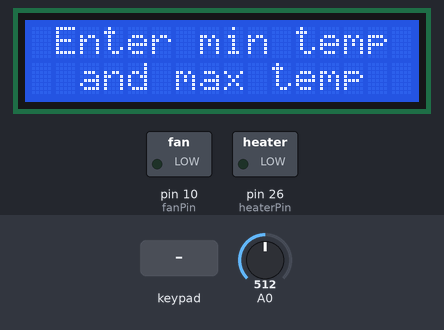
A sketch run on a simulated Arduino Mega 2560, built with avr-gcc and run on an emulated ATmega2560. Shown: 16×2 character LCD, switched loads named in the sketch (green lamp = pin HIGH). Inputs (shaded band) come from the test bench; at power-on: A0 = 512.

Above: at 1.1 s.
At 2.8 s:
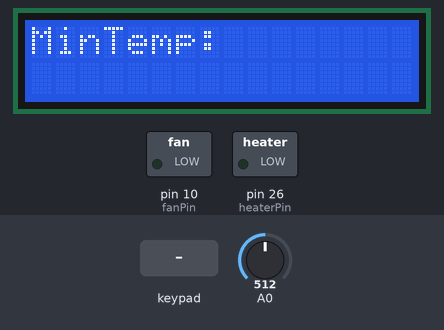
2.9 s: keypad keys 9 8 7 6 # pressed 0.4 s apart
At 4.9 s:
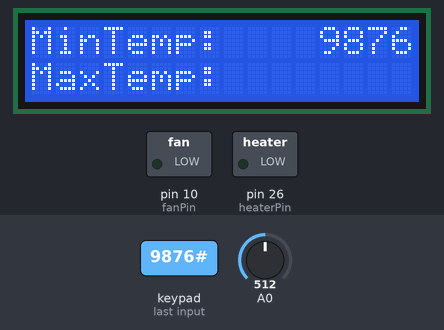
6.4 s: key '#' pressed
At 10.2 s:
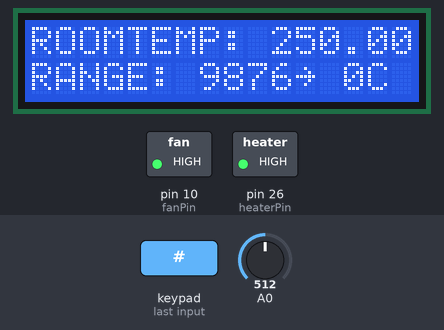
Timing chart, 0 to 11.7 s (numbered marks = the images above; inputs shaded):
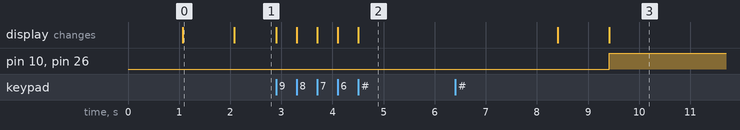

The sketch:

Temperature_Control_System.ino
```cpp
// include relevant libraries
#include <Key.h>
#include <Keypad.h>
#include <LiquidCrystal.h>

// initialize the temperature sensor, fan and heater pins and needed variables
int sampleTime = 1000;
double temp;
int set1; int set2;
int fanPin = 10;
int heaterPin = 26;

// initialize the  LCD library with the numbers of the interface pins
LiquidCrystal lcd(12, 11, 22, 23, 24, 25);
int cursorColumn = 14;

// initialize the keypad library
const byte ROWS = 4; //four rows
const byte COLS = 3; //three columns
char keys[ROWS][COLS] = {
  {'1','2','3'},
  {'4','5','6'},
  {'7','8','9'},
  {'*','0','#'}
};
byte rowPins[ROWS] = {9, 8, 7, 6}; //connect to the row pinouts of the keypad
byte colPins[COLS] = {5, 4, 3};

// make the keypad
Keypad kpd = Keypad( makeKeymap(keys), rowPins, colPins, ROWS, COLS);
char key;


void setup()
{
  // set input and output pins
  pinMode(fanPin, OUTPUT);
  pinMode(heaterPin, OUTPUT);

  // set up the LCD's number of columns and rows:
  lcd.begin(16, 2);
  // Print a message to the LCD.
  lcd.setCursor(2,0);
  lcd.print("TEMP CONTROL");
  lcd.setCursor(5,1);
  lcd.print("SYSTEM");
  delay(1000);
  lcd.clear();
  lcd.setCursor(1,0);
  lcd.print("Enter min temp");
  lcd.setCursor(2,1);
  lcd.print("and max temp");
  delay(1000);
  lcd.clear();
  lcd.setCursor(0,0);
  lcd.print("MinTemp: ");
  lcd.setCursor(12,0);
  // get desired temperature
  set1 = getNumber();
  lcd.setCursor(0,1);
  lcd.print("MaxTemp: ");
  lcd.setCursor(12,1);
  set2 = getNumber();
  delay(2000);
  lcd.clear();
}

void loop()
{
  double FTemp0 = ((5.0/1024.0)* analogRead(A0)*100);
  double FTemp = FTemp0;
  // set the cursor to column 0, line 1
  // (note: line 1 is the second row, since counting begins with 0):
  lcd.setCursor(0, 0);
  // print the current temperature
  lcd.print("ROOMTEMP: ");
  lcd.print(FTemp);
  lcd.print("C");
  delay(sampleTime);

  // set the cursor to column 8, line 1
  lcd.setCursor(0,1);
    // print the tempersture set by the user
  lcd.print("RANGE: ");
  lcd.setCursor(7,1);
  lcd.print(set1);
  lcd.print("C");
  lcd.setCursor(11,1);
  lcd.print("~ ");
  lcd.print(set2);
  lcd.print("C");

//  if (buttonstate == true)
//  {
//    getRange();
//  }

  if (set2 < FTemp)
  {
    digitalWrite(fanPin, HIGH);
  }
  else
  {
    digitalWrite(fanPin, LOW);
  }

  if (set1 > FTemp)
  {
    digitalWrite(heaterPin, HIGH);
  }
  else
  {
    digitalWrite(heaterPin, LOW);
  }
}

int getNumber()
{
  char input[2];
  int n = 0;
  int num = 0;
  key = kpd.getKey();
  while (key != '#')
  {
    switch (key)
    {
      case NO_KEY:
      break;

      case '0': case '1': case '2': case '3': case '4': case '5': case '6': case '7': case '8': case '9':
      input[n] = key;
      lcd.print(input[n]);
      n = n + 1;
      num = num*10 + (key - '0');
      break;

      case '*':
      num = 0;
      break;
    }
   key = kpd.getKey();
 }
  return num;
  n = 0;
}

//int getRange()
//{
//  lcd.clear();
//  lcd.setCursor(0,0);
//  lcd.print("MinTemp: ");
//  lcd.setCursor(12,0);
//  // get desired temperature
//  set1 = getNumber();
//  lcd.setCursor(0,1);
//  lcd.print("MaxTemp: ");
//  lcd.setCursor(12,1);
//  set2 = getNumber();
//  delay(2000);
//  lcd.clear();
//}
```

Measured:
- after the input at 2.9 s, the display: first changes at once (image 2 shows a later state)
- after the input at 6.4 s, pin 10 (fanPin), pin 26 (heaterPin): LOW → HIGH after 3.0 s; the display: first changes after 2.0 s (image 3 shows a later state)
- what the display in image 0 shows lasts 1.0 s, from 1.1 s to 2.1 s
